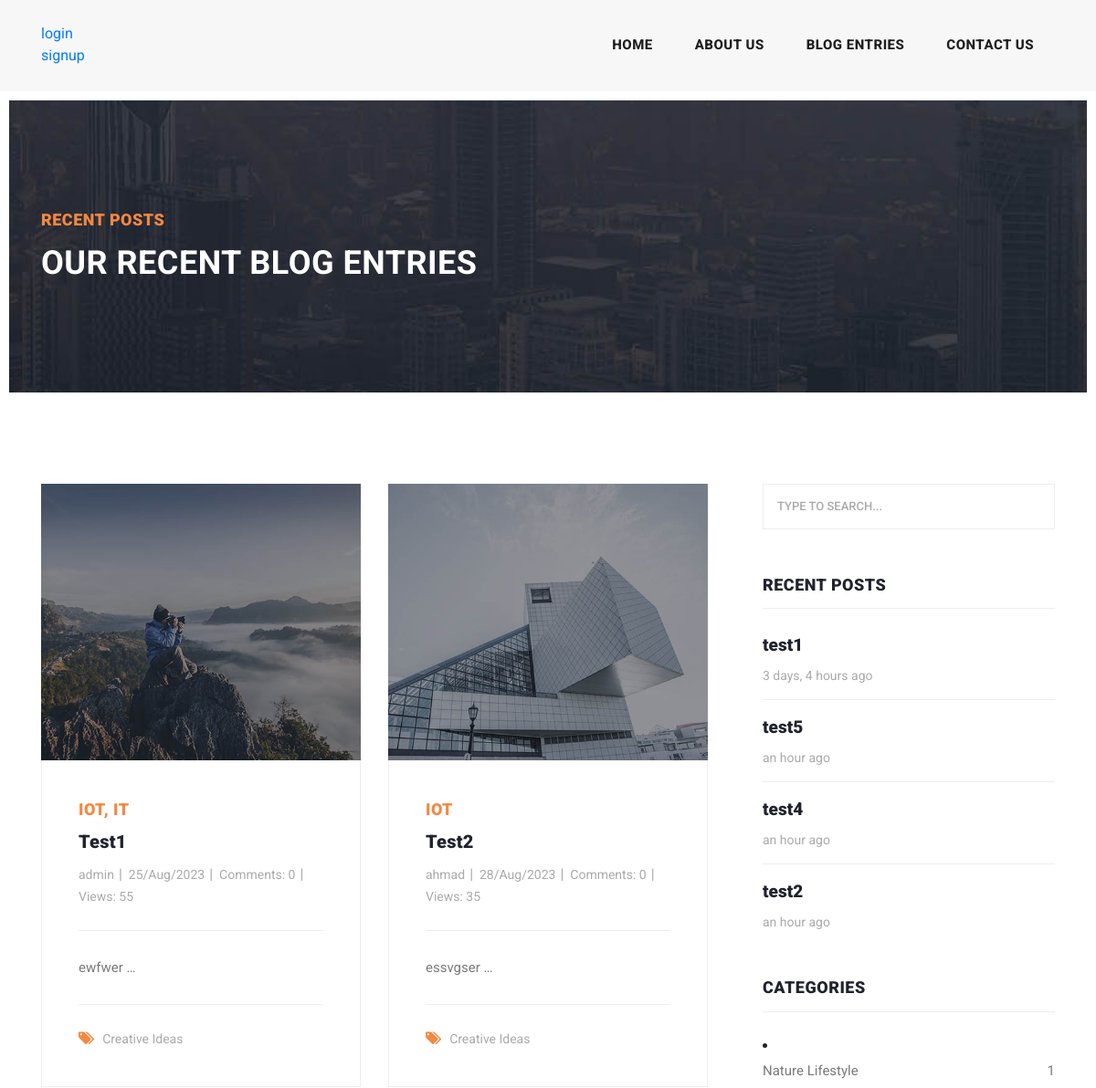
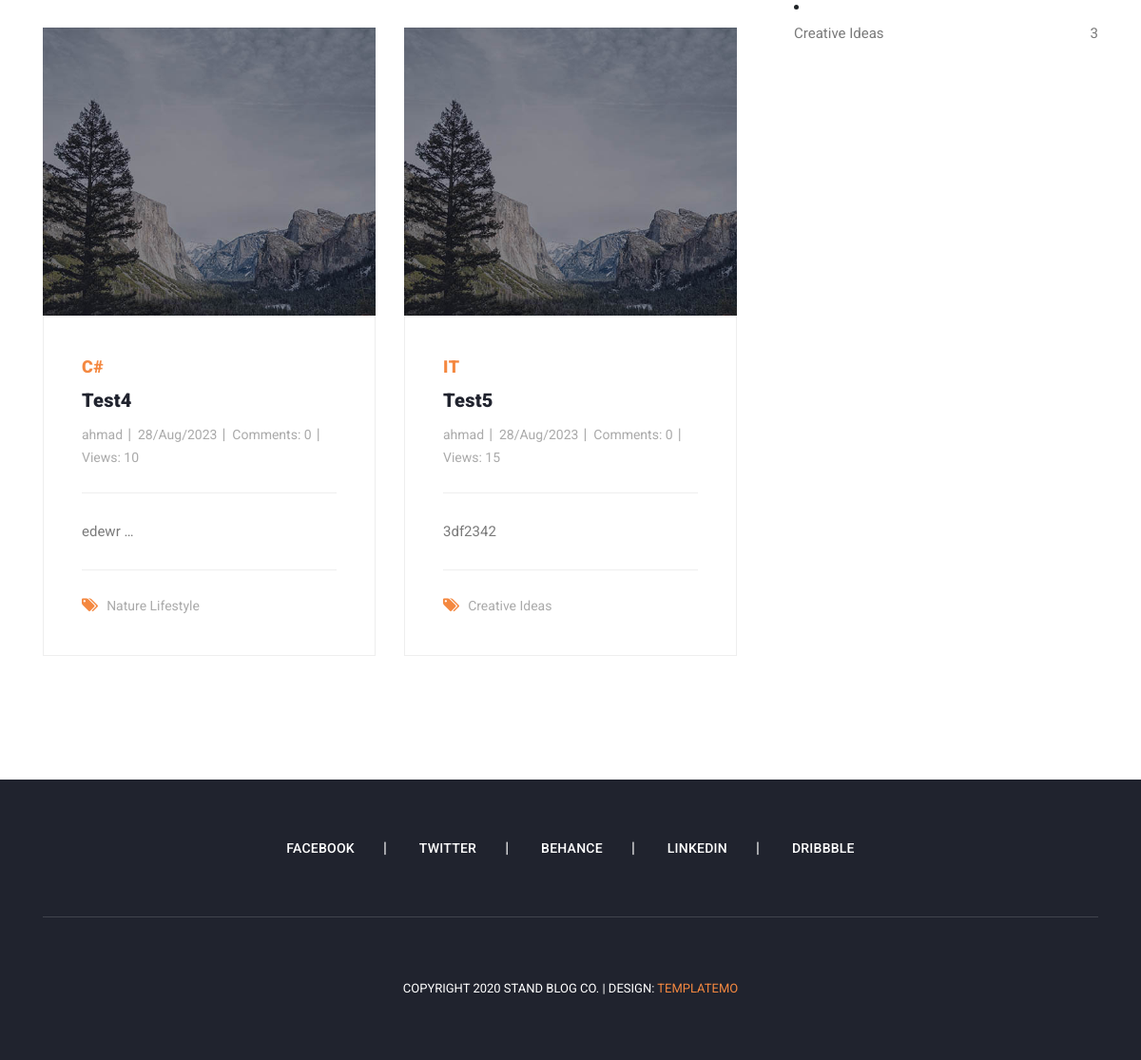
The app's page /blog/search/ with its own data (2 pictures, top to bottom).
### blog/models.py (models this page shows, shortened)
class post(models.Model):
    image = models.ImageField(upload_to='blog',default='blog/default.jpg')
    author = models.ForeignKey(User,on_delete=models.SET_NULL,null=True)
    title = models.CharField(max_length = 255)
    content = models.TextField()
    tags = TaggableManager()
    category = models.ManyToManyField(Category)
    count_views = models.IntegerField(default = 0)
    status = models.BooleanField(default = False)
    login_requier = models.BooleanField(default=False)
    published_date = models.DateTimeField(auto_now = True)
    created_date = models.DateTimeField(auto_now_add = True)
    updated_date = models.DateTimeField(auto_now = True)

class Category(models.Model) :
    name = models.CharField(max_length=255)
    def __str__(self):
        return self.name

### blog/views.py (the view)
# urls.py: path('search/',blog_search,name='search'),
def blog_search(request):
    posts = post.objects.filter(published_date__lte=timezone.now(),status = 1)
    if request.method=='GET':
        if s:= request.GET.get('s'):
            posts = posts.filter(content__contains=s)
    context = {'posts':posts}
    return render(request,'blog/blog.html',context)

### blog/templatetags/custom_tags.py (called while the page is built)
@register.inclusion_tag('recent-post.html')
def latestposts(arg=2):
    posts = post.objects.filter(status=1).order_by('published_date')[:arg]
    return {'posts':posts}

@register.inclusion_tag('categories.html')
def postcategories():
    posts = post.objects.filter(status=1)
    categories = Category.objects.all()
    cat_dict = {}
    for cat in categories:
        cat_dict[cat] = posts.filter(category=cat).count()
    return {'cat':cat_dict}

### templates/blog/blog.html (shortened to what this page needs)
{% extends 'base.html'%}
{% load static %}
{% block content%}
{% load custom_tags %}
    <div class="heading-page header-text">
      <section class="page-heading">
        <div class="container">
          <div class="row">
            <div class="col-lg-12">
              <div class="text-content">
                <h4>Recent Posts</h4>
                <h2>Our Recent Blog Entries</h2>
              </div>
            </div>
          </div>
        </div>
      </section>
    </div>
    <section class="blog-posts grid-system">
      <div class="container">
        <div class="row">
          <div class="col-lg-8">
            <div class="all-blog-posts">
              <div class="row">
                {%for post in posts%}
                <div class="col-lg-6">
                  <div class="blog-post">
                    <div class="blog-thumb">
                      <img src="{{post.image.url}}" alt="">
                    </div>
                    <div class="down-content">
                      <span>{{post.tags.all|join:", "}}</span>
                      <a href="{% url 'blog:detail' pk=post.id %}"><h4>{{post.title}}</h4></a>
                      <ul class="post-info">
                        <li><a href="{% url 'blog:author' author_username=post.author.username %}">{{post.author}}</a></li>
                        <li><a href="#">{{post.published_date|date:'d/M/Y'}}</a></li>
                        <li><a href="#">Comments: {{comments|length}}</a></li>
                        <li><a href="#">Views: {{post.count_views}}</a></li>
                      </ul>
                      {{post.content|truncatewords:1|safe}}
                      <div class="post-options">
                        <div class="row">
                          <div class="col-lg-12">
                            <ul class="post-tags">
                              <li><i class="fa fa-tags"></i></li>
                              {% for cat in post.category.all %}
								                <li><a href="{% url 'blog:category' cat_name=cat.name %}">{{cat.name}}</a>{% if not forloop.last %},{% endif %}</li>
							                {% endfor %}
                            </ul>
                          </div>
                        </div>
                      </div>
                    </div>
                  </div>
                </div>
                {% endfor %}
              </div>
            </div>
          </div>
          <div class="col-lg-4">
            <div class="sidebar">
              <div class="row">
                {% include 'blog/search.html' %}
                {% latestposts 4 %}
                {% postcategories %}
              </div>
            </div>
          </div>
        </div>
      </div>
    </section>
    {% endblock %}

### templates/recent-post.html
{% load static %}
{% load humanize %}
<div class="col-lg-12">
    <div class="sidebar-item recent-posts">
      <div class="sidebar-heading">
        <h2>Recent Posts</h2>
      </div>
      <div class="content">
        {% for post in posts %}
        <ul>
          <li><a href="{% url 'blog:detail' pk=post.id %}">
            <h5>{{ post.title}}</h5>
            <span>{{post.published_date|naturaltime}}</span>
          </a></li>
        {% endfor %}
        </ul>
      </div>
    </div>
  </div>

### templates/categories.html
{% load static %}
<div class="col-lg-12">
    <div class="sidebar-item categories">
      <div class="sidebar-heading">
        <h2>Categories</h2>
      </div>
      <div class="content">
        {% for name,count in cat.items %}
        <li>
            <a href="{% url 'blog:category' cat_name=name %}" class="d-flex justify-content-between">
                <p>{{name}}</p>
                <p>{{count}}</p>
            </a>
        </li>
        {% endfor %}
      </div>
    </div>
  </div>

### statics/assets/css/templatemo-stand-blog.css (style rules this page uses)
body { font-family: 'Roboto', sans-serif; overflow-x: hidden; text-rendering: optimizeLegibility; -webkit-font-smoothing: antialiased; -moz-osx-font-smoothing: grayscale; }
p { margin-bottom: 0px; font-size: 15px; font-weight: 400; color: #7a7a7a; line-height: 30px; }
a { text-decoration: none!important; }
ul { padding: 0; margin: 0; list-style: none; }
h1,h2,h3,h4,h5,h6 { margin: 0px; }
.heading-page { padding-top: 110px; }
.page-heading { margin: 0px 10px; padding: 120px 0px; text-align: left; background-position: center center; background-repeat: no-repeat; background-size: cover; background-image: url(../images/heading-bg.jpg); }
.page-heading .text-content h4 { color: #f48840; font-size: 18px; text-transform: uppercase; font-weight: 900; letter-spacing: 0.5px; margin-bottom: 15px; }
.page-heading .text-content h2 { color: #fff; font-size: 36px; font-weight: 700; text-transform: uppercase; letter-spacing: 0.5px; }
.blog-posts { margin-top: 100px; }
.blog-posts .blog-post { margin-bottom: 30px; }
.blog-posts .blog-thumb img { width: 100%; overflow: hidden; }
.blog-posts .down-content { padding: 40px; border-right: 1px solid #eee; border-left: 1px solid #eee; border-bottom: 1px solid #eee; }
.blog-posts .down-content span { font-size: 18px; text-transform: uppercase; letter-spacing: 0.5px; font-weight: 900; color: #f48840; }
.blog-posts .down-content h4 { font-size: 24px; text-transform: capitalize; letter-spacing: 0.5px; font-weight: 900; color: #20232e; margin: 10px 0px 12px 0px; }
.blog-posts .down-content ul.post-info li { display: inline-block; margin-right: 8px; }
.blog-posts .down-content ul.post-info li:after { content: '|'; color: #aaa; margin-left: 8px; }
.blog-posts .down-content h4 { font-size: 20px; letter-spacing: 0.25px; }
.grid-system .down-content ul.post-info li { margin-right: 3px; }
.grid-system .down-content ul.post-info li:after { margin-left: 5px; }
.blog-posts .down-content ul.post-info li:last-child::after { display: none; }
.blog-posts .down-content ul.post-info li a { font-size: 14px; color: #aaa; font-weight: 400; transition: all .3s; }
.blog-posts .down-content p { padding: 25px 0px; margin: 25px 0px; border-top: 1px solid #eee; border-bottom: 1px solid #eee; }
.blog-posts .down-content ul.post-tags li, .blog-posts .down-content ul.post-share li { display: inline-block; }
.blog-posts .down-content ul.post-tags li:first-child i, .blog-posts .down-content ul.post-share li:first-child i { color: #f48840; margin-right: 5px; }
.blog-posts .down-content ul.post-tags li, .blog-posts .down-content ul.post-share li { color: #aaa; }
.blog-posts .down-content ul.post-tags li a, .blog-posts .down-content ul.post-share li a { font-size: 14px; color: #aaa; font-weight: 400; transition: all .3s; }
.blog-posts .sidebar-heading h2 { font-size: 18px; text-transform: uppercase; font-weight: 900; letter-spacing: 0.5px; color: #20232e; border-bottom: 1px solid #eee; padding-bottom: 15px; margin-bottom: 25px; }
.sidebar { margin-left: 30px; }
.sidebar .sidebar-item { margin-top: 50px; }
.sidebar .sidebar-heading h2 { font-size: 18px; text-transform: uppercase; font-weight: 900; letter-spacing: 0.5px; color: #20232e; border-bottom: 1px solid #eee; padding-bottom: 15px; margin-bottom: 25px; }
.sidebar .recent-posts ul li { margin-bottom: 15px; padding-bottom: 15px; border-bottom: 1px solid #eee; }
.sidebar .recent-posts ul li:last-child { margin-bottom: 0px; padding-bottom: 0px; border-bottom: none; }
.sidebar .recent-posts ul li h5 { font-size: 19px; font-weight: 900; color: #20232e; line-height: 30px; transition: all 0.3s; }
.sidebar .recent-posts ul li span { display: block; font-size: 14px; color: #aaa; margin-top: 8px; }

### records on screen
post: image (picture), tags.all "IOT, IT", title "Test1", author "admin", published_date "25/Aug/2023", comments "0", count_views "55", content "ewfwer …", title "test1", published_date "3 days, 4 hours ago"
Category: name "Creative Ideas", count "3"
post: image (picture), tags.all "IOT", title "Test2", author "ahmad", published_date "28/Aug/2023", comments "0", count_views "35", content "essvgser …", title "test2", published_date "an hour ago"
post: image (placeholder picture), tags.all "C#", title "Test4", author "ahmad", published_date "28/Aug/2023", comments "0", count_views "10", content "edewr …", title "test4", published_date "an hour ago"
Category: name "Nature Lifestyle", id "1"
post: image (placeholder picture), tags.all "IT", title "Test5", author "ahmad", published_date "28/Aug/2023", comments "0", count_views "15", content "3df2342", title "test5", published_date "an hour ago"
